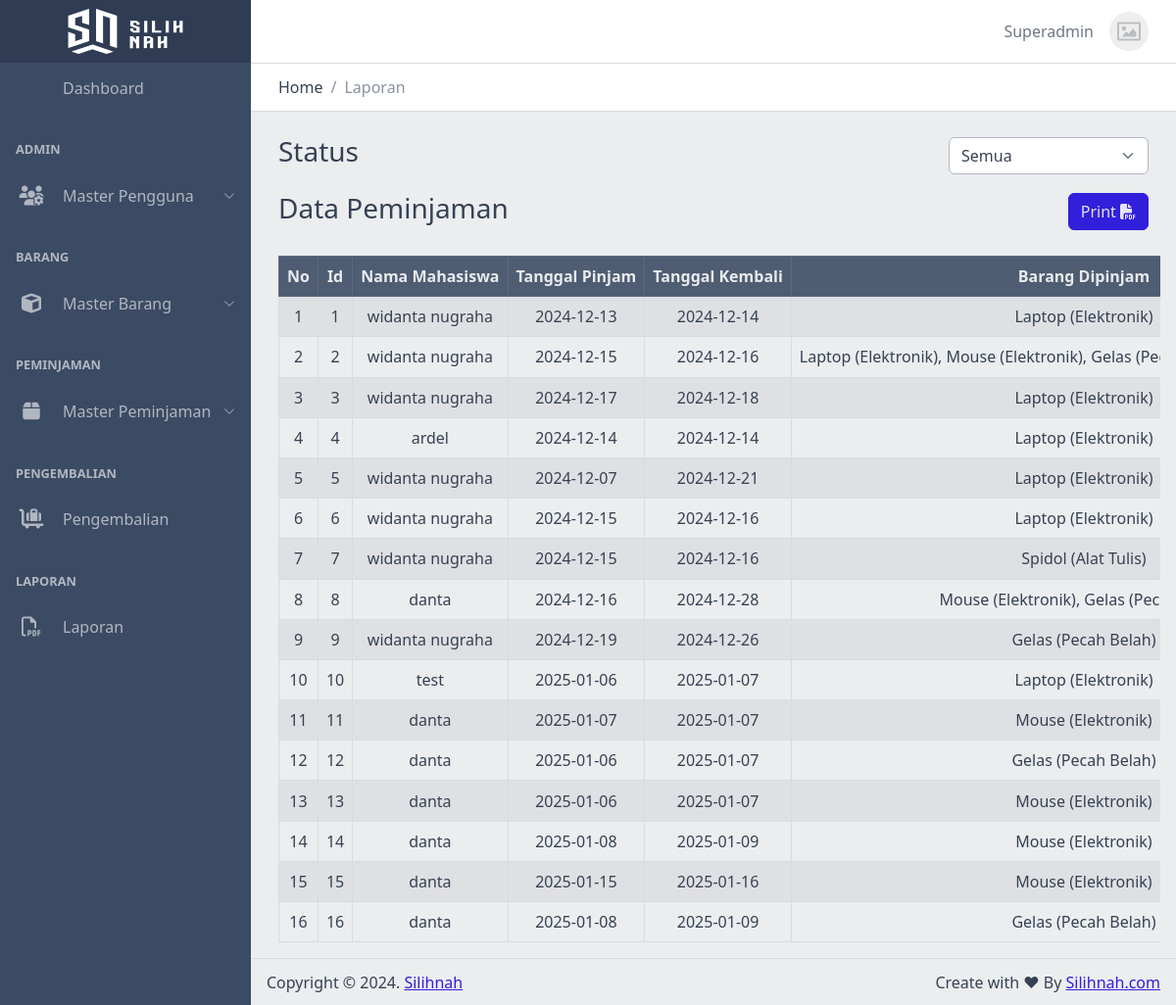
The page /views/admin/laporan.php (signed in) on the database its author committed.
### tables this page shows
CREATE TABLE `peminjaman` (
  `id_peminjaman` int NOT NULL,
  `id_mahasiswa` int NOT NULL,
  `tanggal_pinjam` date NOT NULL,
  `tanggal_kembali` date NOT NULL,
  `id_petugas` int DEFAULT NULL,
  `id_status` int DEFAULT NULL
);

CREATE TABLE `mahasiswa` (
  `id_mahasiswa` int NOT NULL,
  `id_user` int NOT NULL,
  `nim` varchar(10) DEFAULT NULL,
  `nama` varchar(255) DEFAULT NULL,
  `telpon` varchar(13) DEFAULT NULL,
  `jenis_kelamin` enum('Laki-Laki','Perempuan') DEFAULT NULL,
  `tanggal_lahir` date DEFAULT NULL,
  `alamat` text,
  `agama` enum('Hindu','Islam','Budha','Kristen','Katolik','Konghucu') DEFAULT NULL
);

### functions/connect.php (called while the page is built, shortened)
<?php
class Connect
{
    private $host = 'localhost';
    private $user = 'root';
    private $pass = '';
    private $db = 'silihnah';
    function __construct()
    {
        $this->conn = new mysqli($this->host, $this->user, $this->pass, $this->db);
    }
}

### functions/peminjaman.php (called while the page is built, shortened)
<?php
include 'connect.php';
class Peminjaman extends Connect
{
    public function getLaporanPeminjaman($status = null)
    {
        $query = "SELECT
        peminjaman.id_peminjaman,
        peminjaman.tanggal_pinjam,
        peminjaman.tanggal_kembali,
        peminjaman.id_status,
        mahasiswa.nama AS nama_mahasiswa,
        petugas.nama AS nama_petugas,
        status.nama_status AS nama_status,
        GROUP_CONCAT(CONCAT(barang.nama, ' (', kategori.nama, ')') SEPARATOR ', ') AS barang_dipinjam,
        GROUP_CONCAT(detail_peminjaman.jumlah SEPARATOR ', ') AS jumlah_barang
    FROM
        peminjaman
    LEFT JOIN
        detail_peminjaman ON peminjaman.id_peminjaman = detail_peminjaman.id_peminjaman
    LEFT JOIN
        barang ON detail_peminjaman.id_barang = barang.id_barang
    LEFT JOIN
        kategori ON barang.id_kategori = kategori.id_kategori
    LEFT JOIN
        mahasiswa ON peminjaman.id_mahasiswa = mahasiswa.id_mahasiswa
    LEFT JOIN
        petugas ON peminjaman.id_petugas = petugas.id_petugas
    LEFT JOIN
        status ON peminjaman.id_status = status.id_status";
        $query .= " GROUP BY peminjaman.id_peminjaman";
        $result = mysqli_query($this->conn, $query);
        $data = [];
        while ($row = mysqli_fetch_assoc($result)) {
            $data[] = $row;
        }
        return $data;
    }
}

### views/admin/laporan.php (the view, shortened to what this page needs)
<?php
include '../../functions/peminjaman.php';
$peminjaman = new Peminjaman();
$status = isset($_GET['status']) ? $_GET['status'] : null;
$data = $peminjaman->getLaporanPeminjaman($status);
?>
<!DOCTYPE html>
<html lang="en">
<head>
    <link rel="stylesheet" href="<?= BASE_URL; ?>/assets/css/vendors/simplebar.css">
    <link rel="stylesheet" href="<?= BASE_URL; ?>/assets/css/style.css">
    <link rel="stylesheet" href="<?= BASE_URL; ?>/assets/css/examples.css">
    <link rel="stylesheet" href="<?= BASE_URL; ?>/assets/css/main.css">
    <link rel="stylesheet" href="<?= BASE_URL; ?>/assets/vendors/simplebar/css/simplebar.css">
    <link rel="stylesheet" href="<?= BASE_URL; ?>/assets/vendors/@coreui/chartjs/css/coreui-chartjs.css">
    <link rel="stylesheet" href="<?= BASE_URL; ?>/assets/fontawesome/css/all.min.css">
    <link rel="stylesheet" href="<?= BASE_URL; ?>/assets/fontawesome/css/regular.min.css">
    <link rel="stylesheet" href="<?= BASE_URL; ?>/assets/fontawesome/css/solid.min.css">
    <link rel="stylesheet" href="<?= BASE_URL; ?>/assets/fontawesome/css/fontawesome.min.css">
    <link rel="stylesheet" href="<?= BASE_URL; ?>/assets/fontawesome/css/brands.min.css">
    <link rel="stylesheet" href="https://cdn.jsdelivr.net/npm/prismjs@1.23.0/themes/prism.css">
</head>
<body>
    <?php include('../templates/sidebar.php'); ?>
    <div class="wrapper d-flex flex-column min-vh-100 bg-light">
        <?php include('../templates/navbar.php'); ?>
        <div class="body flex-grow-1 px-3">
            <div class="container-fluid">
                <div class="row justify-content-center">
                    <div class="col">
                        <h3>Status</h3>
                    </div>
                    <div class="col col-xl-3 my-auto text-end">
                        <form id="filterStatus" action="" method="get">
                            <select id="status" name="status" class="form-select" onchange="submitForm()">
                                <option value="">Semua</option>
                            </select>
                        </form>
                    </div>
                </div>
                <div class="row justify-content-center my-3">
                    <div class="col">
                        <h3>Data Peminjaman</h3>
                    </div>
                    <div class="col my-auto text-end">
                        <button type="button" class="btn btn-primary" onclick="printReport()">Print <i class="fa-solid fa-file-pdf"></i></button>
                    </div>
                </div>
            </div>
            <div class="container-fluid">
                <div class="row">
                    <div class="div table-responsive">
                        <table id="data-table" class="table text-nowrap table-bordered table-striped text-center mt-2 align-middle">
                            <thead class="table-dark">
                                <tr>
                                    <th>No</th>
                                    <th>Id</th>
                                    <th>Nama Mahasiswa</th>
                                    <th>Tanggal Pinjam</th>
                                    <th>Tanggal Kembali</th>
                                    <th>Barang Dipinjam</th>
                                </tr>
                            </thead>
                            <tbody>
                                <?php if (empty($data)) : ?>
                                    <tr>
                                        <td colspan="9" style="text-align: center;">Data Kosong</td>
                                    </tr>
                                <?php else : ?>
                                    <?php $no = 1; ?>
                                    <?php foreach ($data as $row) : ?>
                                        <tr>
                                            <td><?= $no++; ?></td>
                                            <td><?= $row['id_peminjaman']; ?></td>
                                            <td><?= $row['nama_mahasiswa']; ?></td>
                                            <td><?= $row['tanggal_pinjam']; ?></td>
                                            <td><?= $row['tanggal_kembali']; ?></td>
                                            <td><?= $row['barang_dipinjam']; ?></td>
                                        </tr>
                                    <?php endforeach; ?>
                                <?php endif; ?>
                            </tbody>
                        </table>
                    </div>
                </div>
            </div>
            <?php include('../templates/footer.php'); ?>

### assets/css/main.css (style rules this page uses)
body { background-color: #e9ecef; }

### rows shown on the page
peminjaman: id_peminjaman "1", id_mahasiswa.nama "widanta nugraha", tanggal_pinjam "2024-12-13", tanggal_kembali "2024-12-14", barang_dipinjam "Laptop (Elektronik)"
peminjaman: id_peminjaman "2", id_mahasiswa.nama "widanta nugraha", tanggal_pinjam "2024-12-15", tanggal_kembali "2024-12-16", barang_dipinjam "Laptop (Elektronik), Mouse (Elektronik), Gelas…"
peminjaman: id_peminjaman "3", id_mahasiswa.nama "widanta nugraha", tanggal_pinjam "2024-12-17", tanggal_kembali "2024-12-18", barang_dipinjam "Laptop (Elektronik)"
peminjaman: id_peminjaman "4", id_mahasiswa.nama "ardel", tanggal_pinjam "2024-12-14", tanggal_kembali "2024-12-14", barang_dipinjam "Laptop (Elektronik)"
peminjaman: id_peminjaman "5", id_mahasiswa.nama "widanta nugraha", tanggal_pinjam "2024-12-07", tanggal_kembali "2024-12-21", barang_dipinjam "Laptop (Elektronik)"
peminjaman: id_peminjaman "6", id_mahasiswa.nama "widanta nugraha", tanggal_pinjam "2024-12-15", tanggal_kembali "2024-12-16", barang_dipinjam "Laptop (Elektronik)"
peminjaman: id_peminjaman "7", id_mahasiswa.nama "widanta nugraha", tanggal_pinjam "2024-12-15", tanggal_kembali "2024-12-16", barang_dipinjam "Spidol (Alat Tulis)"
peminjaman: id_peminjaman "8", id_mahasiswa.nama "danta", tanggal_pinjam "2024-12-16", tanggal_kembali "2024-12-28", barang_dipinjam "Mouse (Elektronik), Gelas…"
peminjaman: id_peminjaman "9", id_mahasiswa.nama "widanta nugraha", tanggal_pinjam "2024-12-19", tanggal_kembali "2024-12-26", barang_dipinjam "Gelas (Pecah Belah)"
peminjaman: id_peminjaman "10", id_mahasiswa.nama "test", tanggal_pinjam "2025-01-06", tanggal_kembali "2025-01-07", barang_dipinjam "Laptop (Elektronik)"
peminjaman: id_peminjaman "11", id_mahasiswa.nama "danta", tanggal_pinjam "2025-01-07", tanggal_kembali "2025-01-07", barang_dipinjam "Mouse (Elektronik)"
peminjaman: id_peminjaman "12", id_mahasiswa.nama "danta", tanggal_pinjam "2025-01-06", tanggal_kembali "2025-01-07", barang_dipinjam "Gelas (Pecah Belah)"
peminjaman: id_peminjaman "13", id_mahasiswa.nama "danta", tanggal_pinjam "2025-01-06", tanggal_kembali "2025-01-07", barang_dipinjam "Mouse (Elektronik)"
peminjaman: id_peminjaman "14", id_mahasiswa.nama "danta", tanggal_pinjam "2025-01-08", tanggal_kembali "2025-01-09", barang_dipinjam "Mouse (Elektronik)"
peminjaman: id_peminjaman "15", id_mahasiswa.nama "danta", tanggal_pinjam "2025-01-15", tanggal_kembali "2025-01-16", barang_dipinjam "Mouse (Elektronik)"
peminjaman: id_peminjaman "16", id_mahasiswa.nama "danta", tanggal_pinjam "2025-01-08", tanggal_kembali "2025-01-09", barang_dipinjam "Gelas (Pecah Belah)"

### other values the page prints
$_SESSION['user']['username'] "Superadmin"
$title "Laporan"
